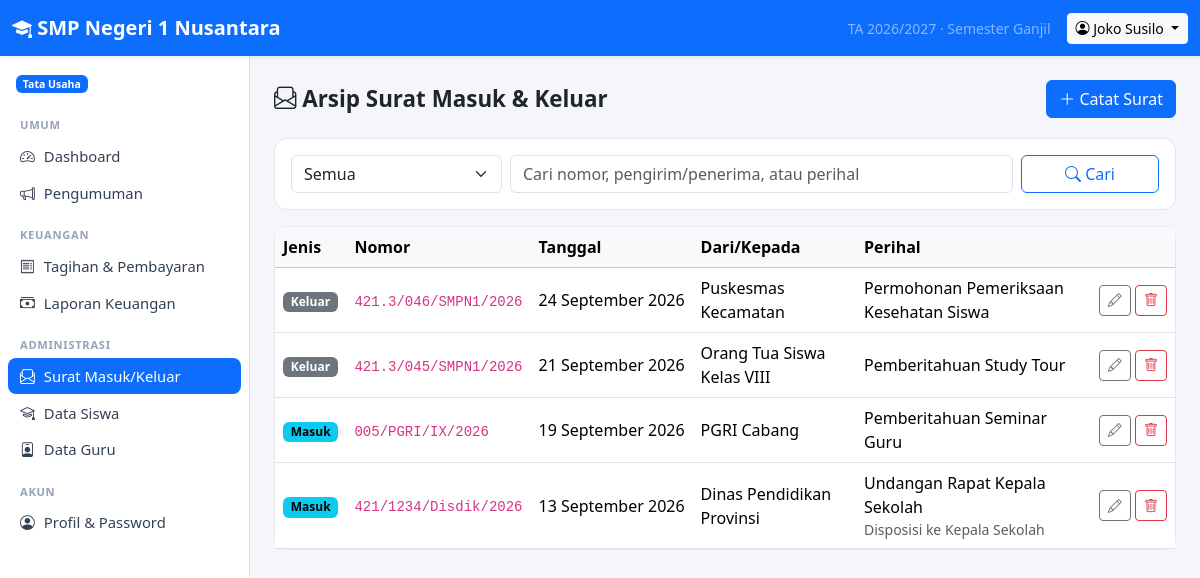
The page /index.php?r=surat (signed in) on the database its author committed.
### tables this page shows
CREATE TABLE `settings` (
  `skey` varchar(50) NOT NULL,
  `svalue` text DEFAULT NULL,
  PRIMARY KEY (`skey`)
);

CREATE TABLE `users` (
  `id` int(11) NOT NULL AUTO_INCREMENT,
  `username` varchar(50) NOT NULL,
  `password_hash` varchar(255) NOT NULL,
  `name` varchar(100) NOT NULL,
  `role` varchar(20) NOT NULL,
  `nip` varchar(30) DEFAULT NULL,
  `email` varchar(100) DEFAULT NULL,
  `phone` varchar(30) DEFAULT NULL,
  `active` int(11) NOT NULL DEFAULT 1,
  `created_at` datetime DEFAULT current_timestamp(),
  PRIMARY KEY (`id`),
  UNIQUE KEY `username` (`username`),
  KEY `idx_users_role` (`role`)
);

CREATE TABLE `letters` (
  `id` int(11) NOT NULL AUTO_INCREMENT,
  `direction` varchar(6) NOT NULL,
  `letter_number` varchar(100) NOT NULL,
  `letter_date` date NOT NULL,
  `party` varchar(150) NOT NULL,
  `subject` varchar(200) NOT NULL,
  `note` text DEFAULT NULL,
  `created_by` int(11) DEFAULT NULL,
  `created_at` datetime DEFAULT current_timestamp(),
  PRIMARY KEY (`id`),
  KEY `created_by` (`created_by`),
  CONSTRAINT `letters_ibfk_1` FOREIGN KEY (`created_by`) REFERENCES `users` (`id`) ON DELETE SET NULL
);

### app/controllers/surat.php (called while the page is built, shortened)
<?php
function letter_index(): void
{
    $direction = param('direction');
    $q = param('q');
    $sql = 'SELECT l.*, u.name AS author FROM letters l LEFT JOIN users u ON u.id = l.created_by WHERE 1 = 1';
    $params = [];
    render('surat/index', [
        'letters'   => db_all($sql . ' ORDER BY l.letter_date DESC, l.id DESC', $params),
        'direction' => $direction,
        'q'         => $q,
        'canEdit'   => has_role('tata_usaha'),
    ], 'Arsip Surat');
}

### public/index.php (called while the page is built, shortened)
<?php
$routes = require BASE_PATH . '/app/routes.php';
$route  = trim(param('r'), '/');
[$file, $handler, $roles] = $routes[$route];
if ($roles !== null) {
    $roles === [] ? require_login() : require_role(...$roles);
}
try {
    $handler();
} catch (Throwable $e) {
    error_log((string) $e);
    if (config('debug')) {
        throw $e;
    }
    abort(500, 'Terjadi kesalahan pada server. Silakan coba lagi.');
}

### app/db.php (called while the page is built, shortened)
<?php
function db(): PDO
{
    static $pdo = null;
    if ($pdo instanceof PDO) {
        return $pdo;
    }
    $c = config('db');
    $options = [
        PDO::ATTR_ERRMODE            => PDO::ERRMODE_EXCEPTION,
        PDO::ATTR_DEFAULT_FETCH_MODE => PDO::FETCH_ASSOC,
        PDO::ATTR_EMULATE_PREPARES   => false,
    ];
    try {
        if ($c['driver'] === 'mysql') {
            $dsn = sprintf('mysql:host=%s;port=%s;dbname=%s;charset=utf8mb4', $c['host'], $c['port'], $c['name']);
            $pdo = new PDO($dsn, $c['user'], $c['pass'], $options);
            $pdo->exec("SET time_zone = '" . date('P') . "'");
        } else {
            $pdo = new PDO('sqlite:' . $c['sqlite_path'], null, null, $options);
            $pdo->exec('PRAGMA foreign_keys = ON');
            $pdo->exec('PRAGMA journal_mode = WAL');
        }
    } catch (PDOException $e) {
        if (PHP_SAPI === 'cli') {
            throw $e;
        }
        error_log((string) $e);
        while (ob_get_level() > 0) {
            ob_end_clean();
        }
        http_response_code(500);
        exit('<!doctype html><html lang="id"><meta charset="utf-8"><meta name="viewport" content="width=device-width, initial-scale=1">'
            . '<title>Database tidak terhubung</title>'
            . '<body style="font-family:system-ui,sans-serif;background:#f4f6fb;margin:0;padding:16px">'
            . '<div style="max-width:640px;margin:64px auto;background:#fff;border:1px solid #e5e7eb;border-radius:12px;padding:28px">'
            . '<h2 style="margin-top:0;color:#b91c1c">Tidak dapat terhubung ke database</h2>'
            . '<p>Aplikasi tidak bisa tersambung ke server database. Periksa hal berikut:</p><ol style="line-height:1.7">'
            . '<li>Nama database, user, dan password di <code>config.local.php</code> (atau <code>config.php</code>) sudah benar.</li>'
            . '<li>User database sudah ditambahkan ke database dengan hak <em>ALL PRIVILEGES</em>.</li>'
            . '<li>File <code>database/sekolah_mysql_kosong.sql</code> atau <code>sekolah_mysql.sql</code> sudah di-import.</li>'
            . '<li>Server MySQL/MariaDB sedang berjalan.</li></ol>'
            . '<p style="color:#64748b;font-size:14px;margin-bottom:0">Detail kesalahan dicatat di log error server.</p></div></body></html>');
    }
    return $pdo;
}
function db_query(string $sql, array $params = []): PDOStatement
{
    $st = db()->prepare($sql);
    $st->execute($params);
    return $st;
}
function db_one(string $sql, array $params = []): ?array
{
    $row = db_query($sql, $params)->fetch();
    return $row === false ? null : $row;
}
function db_all(string $sql, array $params = []): array
{
    return db_query($sql, $params)->fetchAll();
}

### app/auth.php (called while the page is built, shortened)
<?php
function current_user(): ?array
{
    static $user = false;
    if ($user !== false) {
        return $user;
    }
    $uid = $_SESSION['uid'] ?? null;
    $user = $uid ? db_one('SELECT * FROM users WHERE id = ? AND active = 1', [$uid]) : null;
    return $user;
}
function require_login(): array
{
    $u = current_user();
    return $u;
}
function require_role(string ...$roles): array
{
    $u = require_login();
    return $u;
}

### app/menu.php (called while the page is built, shortened)
<?php
function menu_for(string $role): array
{
    $common = ['Umum' => [
        ['Dashboard', '', 'speedometer2'],
        ['Pengumuman', 'pengumuman', 'megaphone'],
    ]];
    $teaching = ['Mengajar' => [
        ['Jadwal Mengajar', 'guru/jadwal', 'calendar-week'],
        ['Input Absensi', 'guru/absensi', 'clipboard-check'],
        ['Input Nilai', 'guru/nilai', 'pencil-square'],
    ]];
    return $common + ($menus[$role] ?? []) + ['Akun' => [['Profil & Password', 'profil', 'person-circle']]];
}

### app/views/surat/index.php (the view, shortened to what this page needs)
<div class="page-header">
    <h1><i class="bi bi-envelope-paper"></i> Arsip Surat Masuk & Keluar</h1>
    <?php if ($canEdit): ?><a class="btn btn-primary" href="<?= url('surat/form') ?>"><i class="bi bi-plus-lg"></i> Catat Surat</a><?php endif; ?>
</div>
<div class="card mb-3"><div class="card-body">
    <form method="get" class="row g-2">
        <div class="col-md-3"><select class="form-select" name="direction">
            <option value="">Semua</option>
        </select></div>
        <div class="col-md-7"><input class="form-control" name="q" value="<?= e($q) ?>" placeholder="Cari nomor, pengirim/penerima, atau perihal"></div>
        <div class="col-md-2"><button class="btn btn-outline-primary w-100"><i class="bi bi-search"></i> Cari</button></div>
    </form>
</div></div>
<div class="card"><div class="table-responsive">
    <table class="table table-hover mb-0">
        <thead class="table-light"><tr><th>Jenis</th><th>Nomor</th><th>Tanggal</th><th>Dari/Kepada</th><th>Perihal</th><th></th></tr></thead>
        <tbody>
        <?php foreach ($letters as $l): ?>
            <tr>
                <td><?= $l['direction'] === 'masuk' ? '<span class="badge text-bg-info">Masuk</span>' : '<span class="badge text-bg-secondary">Keluar</span>' ?></td>
                <td><code><?= e($l['letter_number']) ?></code></td>
                <td class="text-nowrap"><?= tanggal($l['letter_date']) ?></td>
                <td><?= e($l['party']) ?></td>
                <td><?= e($l['subject']) ?><?php if ($l['note']): ?><div class="small text-muted"><?= e($l['note']) ?></div><?php endif; ?></td>
                <td class="text-end text-nowrap"><?php if ($canEdit): ?>
                    <a class="btn btn-sm btn-outline-secondary" href="<?= url('surat/form', ['id' => $l['id']]) ?>"><i class="bi bi-pencil"></i></a>
                    <?= delete_button('surat/hapus', (int) $l['id'], 'Hapus data surat ini?') ?>
                <?php endif; ?></td>
            </tr>
        <?php endforeach; if (!$letters) echo empty_row(6); ?>
        </tbody>
    </table>
</div></div>

### app/helpers.php (shortened to what this page needs)
<?php
function config(string $key, mixed $default = null): mixed
{
    $value = $GLOBALS['config'];
    foreach (explode('.', $key) as $part) {
        $value = $value[$part];
    }
    return $value;
}
function e(mixed $value): string
{
    return htmlspecialchars((string) ($value ?? ''), ENT_QUOTES, 'UTF-8');
}
function url(string $route = '', array $params = []): string
{
    $query = $route !== '' ? ['r' => $route] + $params : $params;
    return 'index.php' . ($query ? '?' . http_build_query($query) : '');
}
function csrf_token(): string
{
    return $_SESSION['csrf'];
}
function csrf_field(): string
{
    return '<input type="hidden" name="_csrf" value="' . e(csrf_token()) . '">';
}
function param(string $key, string $default = ''): string
{
    $v = $_GET[$key] ?? $default;
    return is_string($v) ? trim($v) : $default;
}
function render(string $view, array $data = [], string $title = ''): void
{
    extract($data, EXTR_SKIP);
    require BASE_PATH . '/app/views/' . $view . '.php';
    $content = ob_get_clean();
    require BASE_PATH . '/app/views/layout.php';
}
function role_label(string $role): string
{
    return ROLES[$role] ?? $role;
}
function tanggal(?string $date, bool $withDay = false): string
{
    $ts = strtotime($date);
    $out = date('j', $ts) . ' ' . MONTHS[(int) date('n', $ts)] . ' ' . date('Y', $ts);
    return $out;
}
function setting(string $key, string $default = ''): string
{
    static $cache = null;
    if ($cache === null) {
        $cache = [];
        foreach (db_all('SELECT skey, svalue FROM settings') as $row) {
            $cache[$row['skey']] = (string) $row['svalue'];
        }
    }
    return $cache[$key] ?? $default;
}
function period(): array
{
    return [
        'year'     => setting('academic_year', date('Y') . '/' . (date('Y') + 1)),
        'semester' => setting('semester', 'Ganjil'),
    ];
}
function delete_button(string $route, int $id, string $confirm = 'Hapus data ini?', string $label = ''): string
{
    return '<form method="post" action="' . e(url($route)) . '" class="d-inline" data-confirm="' . e($confirm) . '">'
        . csrf_field() . '<input type="hidden" name="id" value="' . $id . '">'
        . '<button class="btn btn-sm btn-outline-danger" title="Hapus"><i class="bi bi-trash"></i>' . ($label ? ' ' . e($label) : '') . '</button></form>';
}

### app/views/layout.php (shortened to what this page needs)
<?php
$me = current_user();
$currentRoute = trim(param('r'), '/');
$schoolName = setting('school_name', config('app_name'));
$p = period();
?>
<!doctype html>
<html lang="id">
<head>
    <link href="assets/vendor/bootstrap/bootstrap.min.css" rel="stylesheet">
    <link href="assets/vendor/bootstrap-icons/bootstrap-icons.min.css" rel="stylesheet">
    <link href="assets/app.css" rel="stylesheet">
</head>
<body>
<?php if ($me): ?>
<nav class="navbar navbar-dark bg-primary sticky-top shadow-sm d-print-none">
    <div class="container-fluid">
        <a class="navbar-brand fw-semibold me-auto" href="<?= url() ?>"><i class="bi bi-mortarboard-fill"></i> <?= e($schoolName) ?></a>
        <span class="navbar-text text-white-50 small d-none d-md-inline me-3">
            TA <?= e($p['year']) ?> · Semester <?= e($p['semester']) ?>
        </span>
        <div class="dropdown">
            <button class="btn btn-sm btn-light dropdown-toggle" data-bs-toggle="dropdown">
                <i class="bi bi-person-circle"></i> <span class="d-none d-sm-inline"><?= e($me['name']) ?></span>
            </button>
        </div>
    </div>
</nav>
<div class="d-flex">
    <aside class="offcanvas-lg offcanvas-start sidebar border-end bg-body d-print-none" tabindex="-1" id="sidebar">
        <div class="offcanvas-body d-block p-2">
            <div class="px-2 py-2 mb-2 small">
                <span class="badge text-bg-primary"><?= e(role_label($me['role'])) ?></span>
            </div>
            <?php foreach (menu_for($me['role']) as $section => $items): ?>
                <div class="menu-section"><?= e($section) ?></div>
                <ul class="nav nav-pills flex-column mb-2">
                    <?php foreach ($items as [$label, $route, $icon]):
                        $active = $currentRoute === $route || ($route !== '' && str_starts_with($currentRoute, $route . '/')); ?>
                        <li class="nav-item">
                            <a class="nav-link<?= $active ? ' active' : '' ?>" href="<?= url($route) ?>">
                                <i class="bi bi-<?= e($icon) ?>"></i> <?= e($label) ?>
                            </a>
                        </li>
                    <?php endforeach; ?>
                </ul>
            <?php endforeach; ?>
        </div>
    </aside>
    <main class="flex-grow-1 p-3 p-md-4 main-content">
        <?= $content ?>
    </main>
</div>
<?php else: ?>
    <?= $content ?>
<?php endif; ?>
</body>
</html>

### public/assets/app.css (style rules this page uses)
body { background: #f4f6fb; }
.sidebar { width: 250px; flex-shrink: 0; min-height: calc(100vh - 56px); }
@media (min-width: 992px) { .sidebar { position: sticky; top: 56px; height: calc(100vh - 56px); overflow-y: auto; } }
.sidebar .nav-link { color: #334155; border-radius: .5rem; padding: .45rem .75rem; font-size: .925rem; }
.sidebar .nav-link.active { background: var(--bs-primary); color: #fff; }
.sidebar .nav-link i { width: 1.25rem; display: inline-block; }
.menu-section { font-size: .7rem; text-transform: uppercase; letter-spacing: .06em; color: #94a3b8; padding: .5rem .75rem .25rem; font-weight: 600; }
.main-content { min-width: 0; }
.card { border-radius: .8rem; border-color: #e5e7eb; }
.table > :not(caption) > * > * { vertical-align: middle; }
.page-header { display: flex; flex-wrap: wrap; gap: .75rem; justify-content: space-between; align-items: center; margin-bottom: 1.25rem; }
.page-header h1 { font-size: 1.4rem; margin: 0; font-weight: 600; }

### rows shown on the page
settings: skey "2026/2027", skey "Ganjil"
users: name "Joko Susilo", role "Tata Usaha"
letters: direction "Keluar", letter_number "421.3/046/SMPN1/2026", letter_date "24 September 2026", party "Puskesmas Kecamatan", subject "Permohonan Pemeriksaan Kesehatan Siswa"
letters: direction "Keluar", letter_number "421.3/045/SMPN1/2026", letter_date "21 September 2026", party "Orang Tua Siswa Kelas VIII", subject "Pemberitahuan Study Tour"
letters: direction "Masuk", letter_number "005/PGRI/IX/2026", letter_date "19 September 2026", party "PGRI Cabang", subject "Pemberitahuan Seminar Guru"
letters: direction "Masuk", letter_number "421/1234/Disdik/2026", letter_date "13 September 2026", party "Dinas Pendidikan Provinsi", subject "Undangan Rapat Kepala Sekolah", note "Disposisi ke Kepala Sekolah"

### other values the page prints
$schoolName "SMP Negeri 1 Nusantara"
$section "UMUM"
$label "Dashboard"
$label "Pengumuman"
$section "KEUANGAN"
$label "Tagihan & Pembayaran"
$label "Laporan Keuangan"
$section "ADMINISTRASI"
$label "Surat Masuk/Keluar"
$label "Data Siswa"
$label "Data Guru"
$section "AKUN"
$label "Profil & Password"
